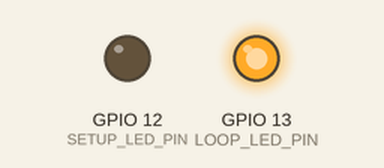
Recording of a program running on a simulated ESP32-C3. Shown: output pins drawn as LEDs (lit = HIGH). What the program prints to the serial monitor is not drawn.

Above: at 5.5 s.
At 10.5 s:
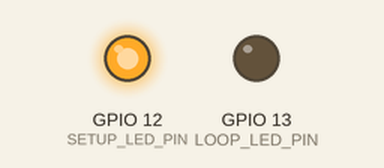
Timing chart, 0 to 16.0 s (numbered marks = the images above):
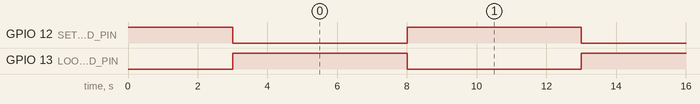

The program:

main.cpp
```cpp
#include <Arduino.h>

// LED pin definition
constexpr auto SETUP_LED_PIN = 12; // Setup LED pin
constexpr auto LOOP_LED_PIN = 13;  // Loop LED pin

void setup()
{
    // Initialize serial communication for debugging
    Serial.begin(115200);

    // Configure LED pin as output
    pinMode(SETUP_LED_PIN, OUTPUT); // Setup LED
    pinMode(LOOP_LED_PIN, OUTPUT);  // Loop LED

    // Turn on LED to indicate setup is complete
    digitalWrite(SETUP_LED_PIN, HIGH); // Turn on setup LED

    // Print confirmation message
    Serial.println("Setup completed successfully - LED on GPIO 12 is now ON");

    // Wait for 3 seconds
    delay(3000);
}

void loop()
{
    // Main loop - LED remains on
    digitalWrite(LOOP_LED_PIN, HIGH);  // Turn on loop LED
    digitalWrite(SETUP_LED_PIN, LOW);  // Turn off setup LED
    delay(5000);                       // Wait for 5 seconds
    digitalWrite(LOOP_LED_PIN, LOW);   // Turn off loop LED
    digitalWrite(SETUP_LED_PIN, HIGH); // Turn on setup LED
    delay(5000);                       // Wait for 5 seconds
}
```

Measured:
- by itself, GPIO 12 (SETUP_LED_PIN), GPIO 13 (LOOP_LED_PIN): alternates HIGH for 5.0 s and LOW for 5.0 s
